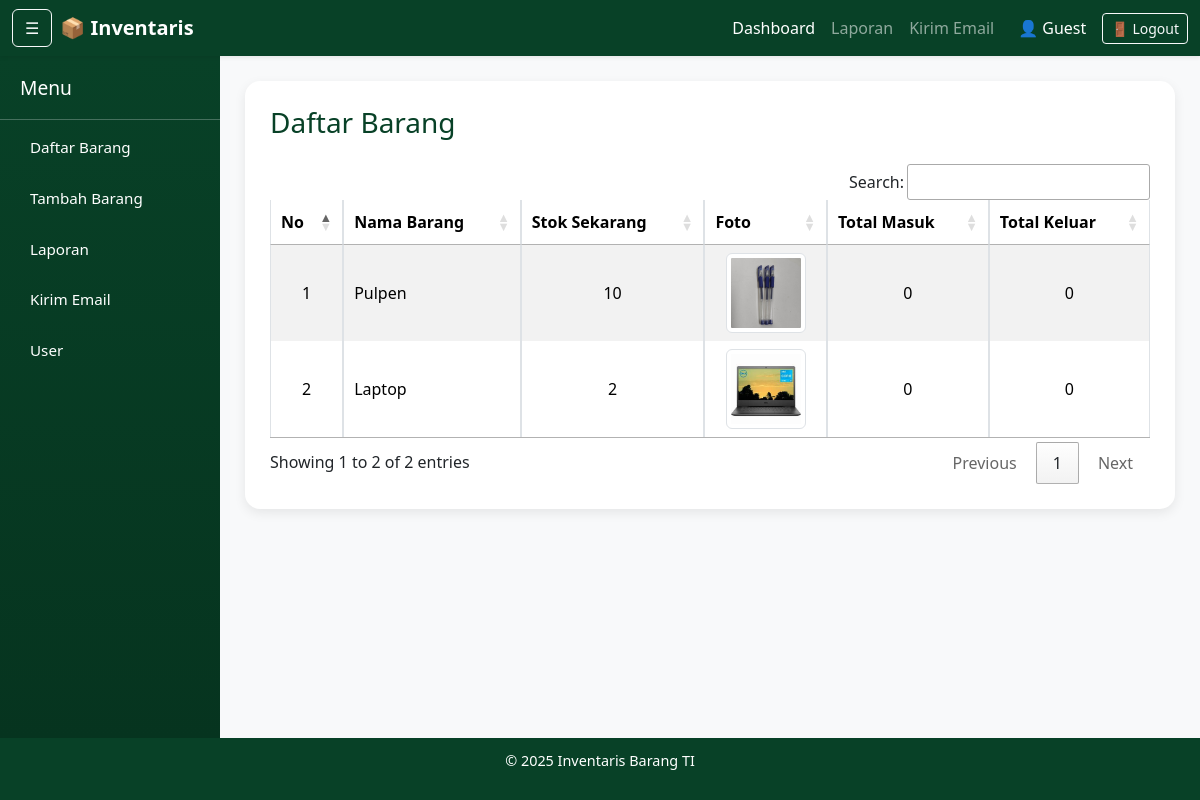
The app's page /, older data.
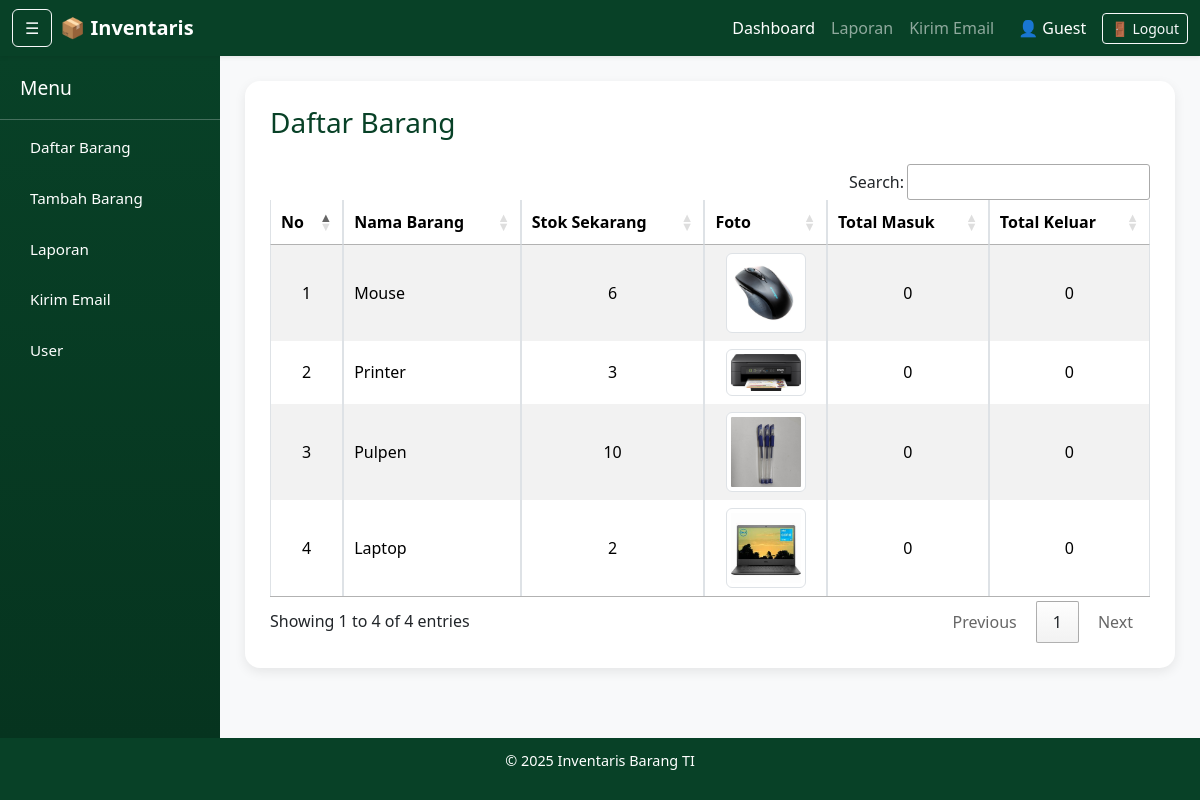
The same page, newer data.
### tables this page shows
CREATE TABLE `barang` (
  `id` int(11) NOT NULL,
  `nama_barang` varchar(100) NOT NULL,
  `jumlah` int(11) NOT NULL,
  `foto` varchar(255) DEFAULT NULL
);

### index.php (the view, shortened to what this page needs)
<?php
include "db_connect.php";
$result = mysqli_query($conn, "
    SELECT
        b.id,
        b.nama_barang,
        b.jumlah AS stok,
        b.foto,
        IFNULL((SELECT SUM(m.jumlah) FROM barang_masuk m WHERE m.barang_id = b.id), 0) AS total_masuk,
        IFNULL((SELECT SUM(k.jumlah) FROM barang_keluar k WHERE k.barang_id = b.id), 0) AS total_keluar
    FROM barang b
    ORDER BY b.id DESC
");
?>
<?php include "templates/header.php"; ?>
<?php include "templates/navbar.php"; ?>
<?php include "templates/sidebar.php"; ?>
<div class="content">
    <div class="card">
        <div class="card-body">
            <h3 class="mb-4 text-success">Daftar Barang</h3>
            <div class="table-responsive">
                <table class="table table-bordered table-striped align-middle table-custom">
                    <thead class="text-center">
                        <tr>
                            <th>No</th>
                            <th>Nama Barang</th>
                            <th>Stok Sekarang</th>
                            <th>Foto</th>
                            <th>Total Masuk</th>
                            <th>Total Keluar</th>
                        </tr>
                    </thead>
                    <tbody>
                        <?php $no = 1;
                        while ($row = mysqli_fetch_assoc($result)) { ?>
                            <tr>
                                <td class="text-center"><?= $no++ ?></td>
                                <td><?= htmlspecialchars($row['nama_barang']) ?></td>
                                <td class="text-center"><?= (int) $row['stok'] ?></td>
                                <td class="text-center">
                                    <?php
                                    $folder = 'uploads/';
                                    $foto = !empty($row['foto']) ? $row['foto'] : '';
                                    if ($foto && file_exists($folder . $foto)) {
                                        echo '<img src="' . $folder . htmlspecialchars($foto) . '" width="80" height="60" class="img-thumbnail" style="object-fit:cover;" alt="Foto Barang">';
                                    } else {
                                        echo '<span class="text-muted">-</span>';
                                    }
                                    ?>
                                </td>
                                <td class="text-center"><?= (int) $row['total_masuk'] ?></td>
                                <td class="text-center"><?= (int) $row['total_keluar'] ?></td>
                            </tr>
                        <?php } ?>
                    </tbody>
                </table>
            </div>
        </div>
    </div>
</div>
<?php include "templates/footer.php"; ?>

### templates/header.php (shortened to what this page needs)
<!DOCTYPE html>
<html lang="id">
<head>
    <link href="https://cdn.jsdelivr.net/npm/bootstrap@5.3.2/dist/css/bootstrap.min.css" rel="stylesheet">
    <link rel="stylesheet" href="https://cdn.datatables.net/1.13.7/css/jquery.dataTables.min.css">
    <link rel="stylesheet" href="https://cdn.datatables.net/buttons/2.4.2/css/buttons.dataTables.min.css">
</head>
<body>

### templates/navbar.php
<nav class="navbar navbar-expand-lg navbar-dark bg-success shadow-sm">
    <div class="container-fluid">
        <button class="btn btn-outline-light me-2" id="toggleSidebar">☰</button>
        <a class="navbar-brand fw-bold" href="index.php">📦 Inventaris</a>
        <div class="collapse navbar-collapse">
            <ul class="navbar-nav ms-auto">
                <li class="nav-item"><a class="nav-link active" href="index.php">Dashboard</a></li>
                <li class="nav-item"><a class="nav-link" href="laporan.php">Laporan</a></li>
                <li class="nav-item"><a class="nav-link" href="kirim_email.php">Kirim Email</a></li>
            </ul>
            <div class="d-flex align-items-center ms-3">
                <span class="text-white me-3">
                    👤 <?= $_SESSION['username'] ?? 'Guest' ?>
                </span>
                <a href="logout.php" class="btn btn-outline-light btn-sm">🚪 Logout</a>
            </div>
        </div>
    </div>
</nav>

### templates/sidebar.php
<div class="wrapper">
    <nav class="sidebar" id="sidebar">
        <h4>Menu</h4>
        <a href="index.php">Daftar Barang</a>
        <a href="tambah.php">Tambah Barang</a>
        <a href="laporan.php">Laporan</a>
        <a href="kirim_email.php">Kirim Email</a>
        <a href="user.php">User</a>
    </nav>

### templates/footer.php (shortened to what this page needs)
</div>
<footer>
    <p>&copy; <?= date('Y') ?> Inventaris Barang TI</p>
</footer>
</body>
</html>

### templates/header.php (style rules this page uses)
body { display: flex; flex-direction: column; min-height: 100vh; font-family: 'Segoe UI', sans-serif; background: #f8f9fa; }
.wrapper { display: flex; flex: 1; transition: all 0.3s ease; }
.sidebar { min-width: 220px; max-width: 220px; background: linear-gradient(180deg, #084127ff, #06341f); color: #fff; transition: all 0.3s ease; overflow: hidden; }
.sidebar h4 { text-align: left; padding: 20px; margin: 0; font-size: 1.2rem; border-bottom: 1px solid rgba(255, 255, 255, 0.25); }
.sidebar a { color: #fff; text-decoration: none; display: flex; align-items: center; gap: 10px; padding: 12px 20px; font-size: 0.95rem; border-radius: 6px; margin: 4px 10px; transition: 0.3s; }
.content { flex: 1; padding: 25px; transition: margin-left 0.3s ease; }
.card { border: none; border-radius: 15px; box-shadow: 0 4px 12px rgba(0, 0, 0, 0.08); }
.card-body { padding: 25px; }
table th, table td { vertical-align: middle; }
.table-custom thead { background: #084127ff; color: #fff; }
footer { background: #084127ff; color: #fff; padding: 12px; text-align: center; font-size: 0.9rem; }
.bg-success { background-color: #084127ff !important; }
.text-success { color: #084127ff !important; }

Row changes from the older to the newer data that the page shows:
added barang: nama_barang "Mouse", jumlah "6", foto (picture), total_masuk "0", total_keluar "0"
added barang: nama_barang "Printer", jumlah "3", foto (picture), total_masuk "0", total_keluar "0"
Text that changed along with them:
text written by a page script: "Search: Showing 1 to 2 of 2 entries Previous 1 Next" → "Search: Showing 1 to 4 of 4 entries Previous 1 Next"
